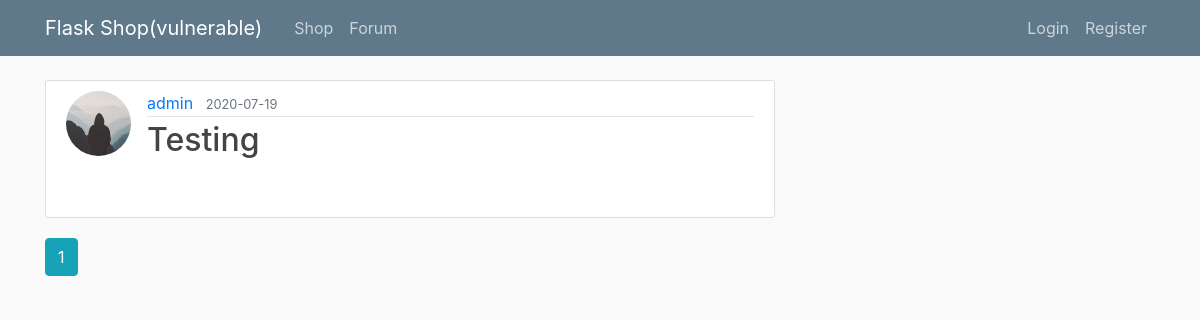
Page /forum on the committed database.
### flaskshop/models.py (models this page shows, shortened)
class Post(db.Model):
    id = db.Column(db.Integer, primary_key=True)
    title = db.Column(db.String(100), nullable=False)
    date_posted = db.Column(db.DateTime, nullable=False, default=datetime.utcnow)
    content = db.Column(db.Text, nullable=False)
    user_id = db.Column(db.Integer, db.ForeignKey('user.id'), nullable=False)

class User(db.Model, UserMixin):
    id = db.Column(db.Integer, primary_key=True, autoincrement=True)
    username = db.Column(db.String(20), unique=True, nullable=False)
    email = db.Column(db.String(120), unique=True, nullable=False)
    image_file = db.Column(db.String(20), nullable=False, default='default.jpg')
    password = db.Column(db.String(60), nullable=False)
    posts = db.relationship('Post', backref='author', lazy=True)
    cart_details = db.relationship('Cart', backref='owner', lazy=True)
    contact_us = db.relationship('ContactUs', backref='author', lazy=True)
    admin_rights = db.Column(db.Boolean, unique=False, default=False)

### flaskshop/routes.py (the view)
@app.route("/forum")
def forum():
    page = request.args.get('page', 1, type=int)
    posts = Post.query.order_by(Post.date_posted.desc()).paginate(page=page, per_page=5)
    return render_template('forum.html', title='Forum', posts=posts)

### flaskshop/templates/forum.html
{% extends "layout.html" %}
{% block content %}
    {% for post in posts.items %}
        <article class="media content-section">
          <img class="rounded-circle article-img" src="{{ url_for('static', filename='profile_pics/' + post.author.image_file) }}">
          <div class="media-body">
            <div class="article-metadata">
              <a class="mr-2" href="{{ url_for('user_posts', username=post.author.username) }}">{{ post.author.username }}</a>
              <small class="text-muted">{{ post.date_posted.strftime('%Y-%m-%d') }}</small>
            </div>
            <h2><a class="article-title" href="{{ url_for('post', post_id=post.id) }}">{{ post.title|safe }}</a></h2>
            <p>{{ post.content|safe }}</p>
          </div>
        </article>
    {% endfor %}
    {% for page_num in posts.iter_pages(left_edge=1, right_edge=1, left_current=1, right_current=2) %}
      {% if page_num %}
        {% if posts.page == page_num %}
          <a class="btn btn-info mb-4" href="{{ url_for('forum', page=page_num) }}">{{ page_num }}</a>
        {% else %}
          <a class="btn btn-outline-info mb-4" href="{{ url_for('forum', page=page_num) }}">{{ page_num }}</a>
        {% endif %}
      {% else %}
        ...
      {% endif %}
    {% endfor %}
{% endblock content %}

### flaskshop/static/main.css (style rules this page uses)
body { background: #fafafa; color: #333333; margin-top: 5rem; }
h1, h2, h3, h4, h5, h6 { color: #444444; }
.content-section { background: #ffffff; padding: 10px 20px; border: 1px solid #dddddd; border-radius: 3px; margin-bottom: 20px; }
.article-title { color: #444444; }
.article-img { height: 65px; width: 65px; margin-right: 16px; }
.article-metadata { padding-bottom: 1px; margin-bottom: 4px; border-bottom: 1px solid #e3e3e3 }

### rows in the picture
Post: image_file (placeholder picture), author.username "admin", date_posted "2020-07-19", title "Testing"

### other values in the picture
{{ page_num }} "1"
